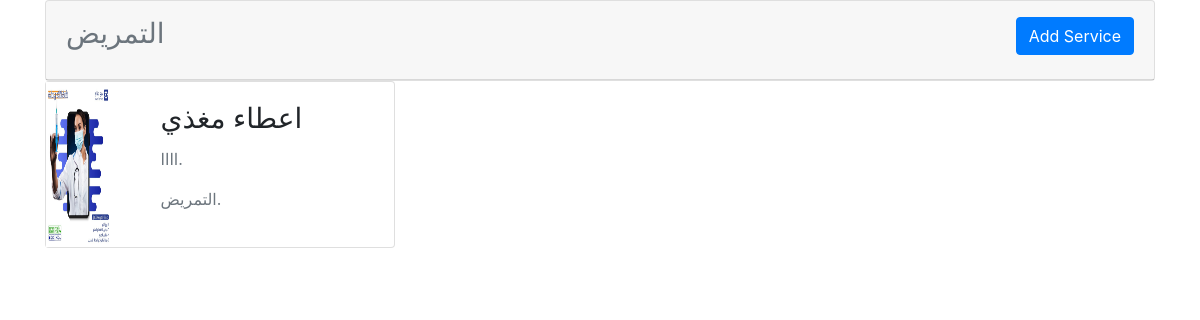
Page /serviceApp/showCategory/5 on the committed database.
### serviceApp/models.py (models this page shows, shortened)
class Category (models.Model):
    cat_name= models.CharField(max_length=250)
    cat_image=models.ImageField(upload_to='Category_images/', blank=True)
    cat_details=models.TextField(null=True)
    def __str__(self):
        return f'{self.cat_name}'
    class Meta:
        verbose_name = 'Category'
        verbose_name_plural = 'Categories'

class Service (models.Model):
    serv_name = models.CharField(max_length=250)
    serv_details=models.TextField()
    serv_Img = models.ImageField(upload_to='Service_images/', blank=True)
    date = models.DateTimeField(auto_now=True,null=True)
    serv_cat=models.ForeignKey(Category,on_delete=models.CASCADE, related_name='y')
    class Meta:
        verbose_name = 'Service'
        verbose_name_plural = 'Services'

### serviceApp/views.py (the view)
# urls.py: path('showCategory/<id>', views.show_category, name='show-category'),
def show_category(request, id):
    service_list=Service.objects.all().filter(serv_cat_id=id)
    category_name=Category.objects.all().get(id=id).cat_name
    return render(request, 'serviceApp/list_of_services.html', {'service_list': service_list, 'cat_id': id, 'category_name': category_name})

### serviceApp/templates/serviceApp/list_of_services.html
{% extends "serviceApp/layout.html" %}
{% block body %}
<div class="page-body">
<div class="container-xl">
    <div class="card">
        <div class="card-header py-3 ">
                      <div class="d-flex justify-content-between" style="width:100%">
                          <div class="text-muted">   <h3 class="card-title">{{category_name}}</h3></div>
                     <div class="text-muted">
                    <a  class="btn btn-primary" href="{% url 'add-service' cat_id %}">Add Service</a>
               </div>
                      </div>
                  </div>
    </div>
    <div class="row ">
    {%for item in service_list%}
        <div class="col-4">
                <div class="card bg-form" >
                  <div class="row">
                    <div class="col-3">
                        <a href="{% url 'show-service' item.id %}"> <img src="{{item.serv_Img.url}}" class="w-100 h-100 object-cover" alt="Card side image"></a>
                    </div>
                    <div  class="col">
                      <div class="card-body">
                        <h3 class="card-title">{{item.serv_name}}</h3>
                        <p class="text-muted">{{item.serv_details}}.</p>
                           <p class="text-muted">{{item.serv_cat}}.</p>
                      </div>
                    </div>
                  </div>
                </div>
              </div>
{% endfor %}
  </div>
</div>
</div>
{% endblock %}

### rows in the picture
Category: cat_name "التمريض"
Service: serv_Img (picture), serv_name "اعطاء مغذي", serv_details "اااا", serv_cat "التمريض"
